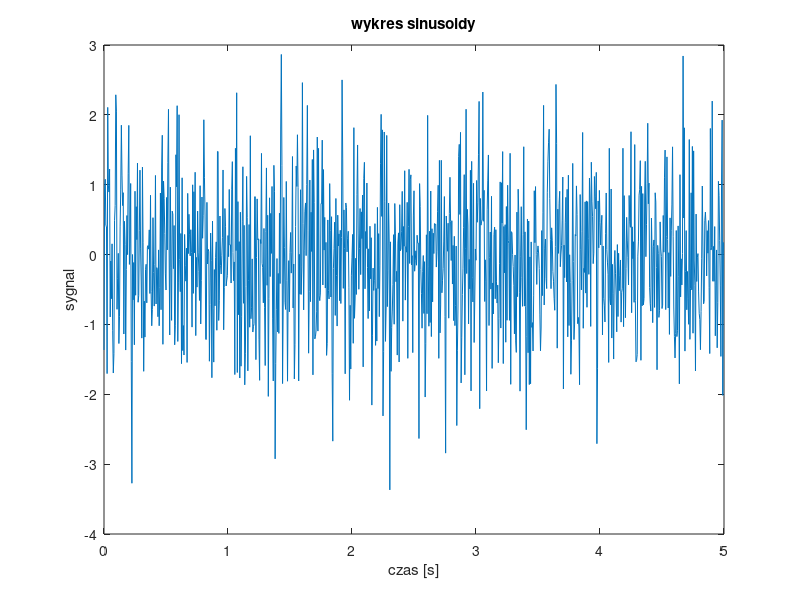

This figure's MATLAB source:
close all;
clear all;
grid on;

fp=200;
fp3=1000;

fi1=0;

N =1000; %liczba probek sygna?u

t=0:1/fp:(N-1)/fp;

x = rand(1,N);
x2 = randn(1,N);


y=x2;
plot (t, y);

xlabel ('czas [s]');
ylabel ('sygnal');
title ('wykres sinusoidy');
